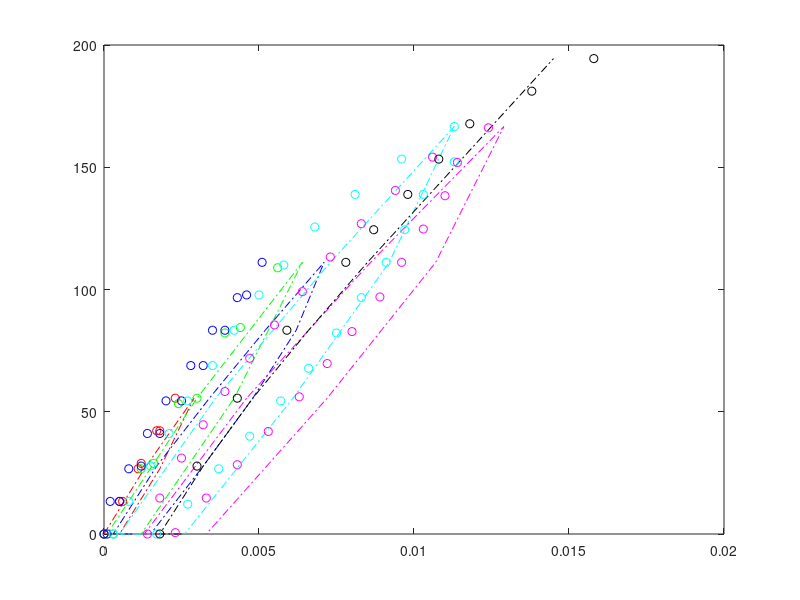

MATLAB code to generate this figure:
sig1 =[   0
   26.6690
   55.5598
   26.6686
         0];
sig2 =[  0
    0.0002
   55.5557
  111.1108
   55.5553
         0];
sig3 =[  0
    0.0001
   27.7779
   55.5556
   83.3334
  111.1109
   83.3331
   55.5554
   27.7776
         0];
sig4 =[  0
    0.0001
   55.5558
  111.1114
  166.6669
  111.1112
   55.5556
         0];
sig5 =[  0
    0.0001
   55.5557
  111.1114
  166.6669
  111.1113
   55.5556
         0];
sig6 =[  0
    0.0001
   27.7778
   55.5555
   83.3333
  111.1110
  138.8887
  166.6664
  194.4429];
eps1 =[   0
    0.0013
    0.0029
    0.0018
    0.0005];
eps2 =[0.0003
    0.0001
    0.0030
    0.0064
    0.0042
    0.0012];
eps3 =[0.0009
    0.0003
    0.0017
    0.0034
    0.0052
    0.0071
    0.0062
    0.0048
    0.0032
    0.0015];
eps4 =[0.0012
    0.0005
    0.0036
    0.0073
    0.0113
    0.0092
    0.0061
    0.0026];
eps5 =[0.0019
    0.0013
    0.0046
    0.0086
    0.0129
    0.0107
    0.0072
    0.0033];
eps6 =[
    0.0025
    0.0018
    0.0032
    0.0048
    0.0066
    0.0085
    0.0105
    0.0125
    0.0145];
sigexp1 =[0
   13.3344
   28.8912
   42.2256
   55.5556
   42.2256
   26.6688
   13.3344
         0];
sigexp2=[0
   26.6666
   53.3333
   82.2221
  108.8888
   84.4444
   55.5555
   28.8889
         0];
sigexp3=[0
   13.3333
   26.6666
   41.1111
   54.4444
   68.8888
   83.3333
   96.6666
  111.1111
   97.7777
   83.3333
   68.8888
   54.4444
   41.1111
   27.7778
   13.3333
         0];
sigexp4=[0
   13.3334
   27.7778
   41.1112
   54.4446
   68.8890
   83.3335
   97.7780
  110.0002
  125.5558
  138.8892
  153.3336
  166.6667
  152.2225
  138.8892
  124.4447
  111.1113
   96.6669
   82.2224
   67.7779
   54.4446
   40.0001
   26.6667
   12.2222
         0];
sigexp5=[0
   14.7059
   31.0458
   44.6624
   58.2790
   71.8956
   85.5122
   99.1287
  113.2900
  126.9066
  140.5232
  154.1397
  166.1223
  151.9611
  138.3445
  124.7279
  111.1113
   96.9501
   82.7888
   69.7169
   56.1003
   41.9391
   28.3225
   14.7059
    0.5447];
sigexp6=[0
   27.7777
   55.5554
   83.3331
  111.1109
  124.4442
  138.8886
  153.3330
  167.7774
  181.1107
  194.4444];
epsexp1 =[0
    0.0006
    0.0012
    0.0018
    0.0023
    0.0017
    0.0011
    0.0005
    0.0000];
epsexp2=[0.0000
    0.0012
    0.0024
    0.0039
    0.0056
    0.0044
    0.0030
    0.0016
    0.0003];
epsexp3=[0.0001
    0.0002
    0.0008
    0.0014
    0.0020
    0.0028
    0.0035
    0.0043
    0.0051
    0.0046
    0.0039
    0.0032
    0.0025
    0.0018
    0.0012
    0.0005
         0];
epsexp4=[0.0003
    0.0008
    0.0015
    0.0021
    0.0027
    0.0035
    0.0042
    0.0050
    0.0058
    0.0068
    0.0081
    0.0096
    0.0113
    0.0113
    0.0103
    0.0097
    0.0091
    0.0083
    0.0075
    0.0066
    0.0057
    0.0047
    0.0037
    0.0027
    0.0017];
epsexp5=[0.0014
    0.0018
    0.0025
    0.0032
    0.0039
    0.0047
    0.0055
    0.0064
    0.0073
    0.0083
    0.0094
    0.0106
    0.0124
    0.0114
    0.0110
    0.0103
    0.0096
    0.0089
    0.0080
    0.0072
    0.0063
    0.0053
    0.0043
    0.0033
    0.0023];
epsexp6=[0.0018
    0.0030
    0.0043
    0.0059
    0.0078
    0.0087
    0.0098
    0.0108
    0.0118
    0.0138
    0.0158];

plot(eps1, sig1, 'r-.', eps2, sig2, 'g-.', eps3, sig3, 'b-.', eps4, sig4, 'c-.', eps5, sig5, 'm-.', eps6, sig6, 'k-.', epsexp1, sigexp1, 'ro', epsexp2, sigexp2, 'go', epsexp3, sigexp3, 'bo', epsexp4, sigexp4, 'co', epsexp5, sigexp5, 'mo', epsexp6, sigexp6, 'ko');
